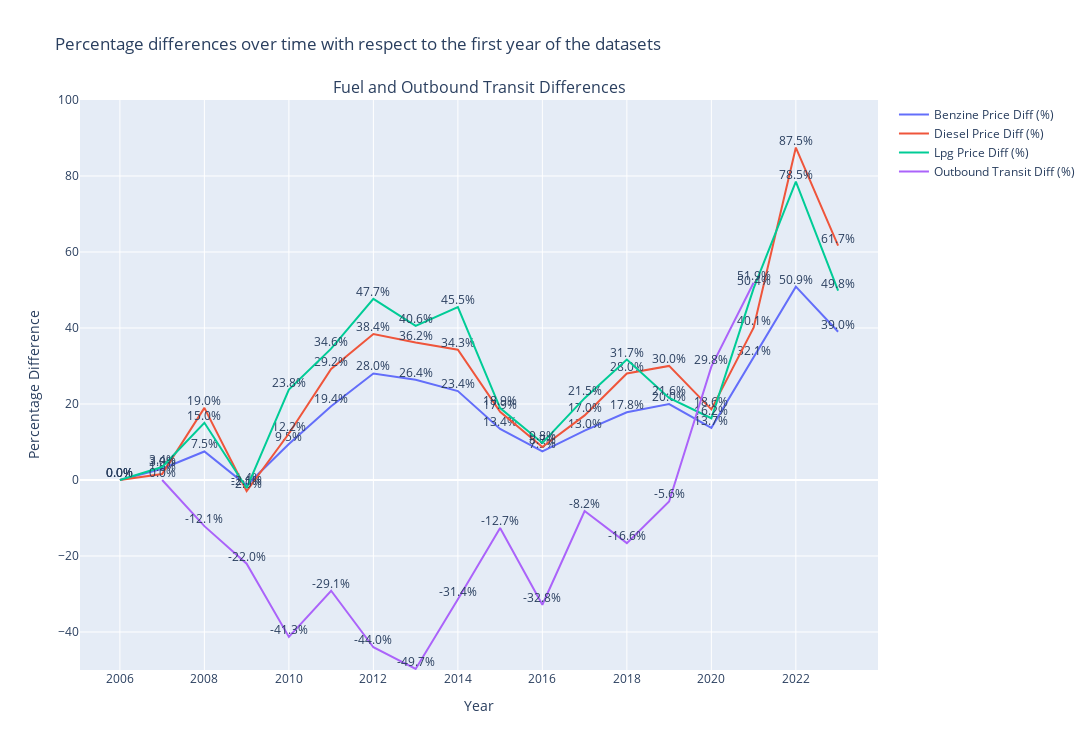

Notebook cell for this chart:
### Code cell
### QUESTION 2b
import plotly.express as px
import plotly.graph_objects as go
from plotly.subplots import make_subplots

## First dataset
#Percentage (%) differences between fuel prices with respect to the first year in the dataset (2006)
fuel_data['Benzine Price Diff (%)'] = ((fuel_data['Benzine'] - fuel_data['Benzine'].iloc[0]) / fuel_data['Benzine'].iloc[0]) * 100
fuel_data['Diesel Price Diff (%)'] = ((fuel_data['Diesel'] - fuel_data['Diesel'].iloc[0]) / fuel_data['Diesel'].iloc[0]) * 100
fuel_data['Lpg Price Diff (%)'] = ((fuel_data['Lpg'] - fuel_data['Lpg'].iloc[0]) / fuel_data['Lpg'].iloc[0]) * 100

## Second dataset
#filtering the data so only the value "Uitgaande doorvoer; totaal" is given
transport_data_filtered = transport_data[(transport_data['Goederenstromen'] == 'Uitgaande doorvoer; totaal')]

#Percentage (%) differences between "Uitgaande doorvoer; totaal" with respect to the first year in the dataset (2007)
transport_data_filtered['Outbound Transit Diff (%)'] = ((transport_data_filtered['1000 kg'] - transport_data_filtered['1000 kg'].iloc[0]) / transport_data_filtered['1000 kg'].iloc[0]) * 100

## Creating the plot
# Subplot for shared x-axis 
Figure = make_subplots(rows = 1, cols = 1, shared_xaxes = True,
                    subplot_titles = ['Fuel and Outbound Transit Differences'])

# Add annotations for first dataset, with three different columns
for i in ['Benzine Price Diff (%)', 'Diesel Price Diff (%)', 'Lpg Price Diff (%)']:
    Figure.add_trace(go.Scatter(x = fuel_data['Perioden'], 
                                y = fuel_data[i], 
                                mode = 'lines+text', 
                                name = i,
                                text = fuel_data[i].round(1).astype(str) + '%',
                                textposition = "top center"))

# Add annontations for second dataset
Figure.add_trace(go.Scatter(x = transport_data_filtered['Perioden'], 
                            y = transport_data_filtered['Outbound Transit Diff (%)'], 
                            mode = 'lines+text', 
                            name = 'Outbound Transit Diff (%)',
                            text = transport_data_filtered['Outbound Transit Diff (%)'].round(1).astype(str) + '%',
                            textposition = "top center"))

# Update the layout of the figure + add title + set height and width for the figure
Figure.update_layout(title_text = 'Percentage differences over time with respect to the first year of the datasets',
                        xaxis_title = 'Year',
                        yaxis_title = 'Percentage Difference',
                        yaxis_range = [-50, 100],
                        height = 750,
                        width = 1500)

Figure.show()

### Figure 1 — Plotly figure (JSON) as saved in the notebook; plotly's stock layout.template omitted (floating-point values rounded to 4 significant figures)
{"data": [{"mode": "lines+text", "name": "Benzine Price Diff (%)", "text": ["0.0%", "3.0%", "7.5%", "-1.4%", "9.5%", "19.4%", "28.0%", "26.4%", "23.4%", "13.4%", "7.5%", "13.0%", "17.8%", "20.0%", "13.7%", "32.1%", "50.9%", "39.0%"], "textposition": "top center", "type": "scatter", "x": [2006, 2007, 2008, 2009, 2010, 2011, 2012, 2013, 2014, 2015, 2016, 2017, 2018, 2019, 2020, 2021, 2022, 2023], "y": [0, 2.978, 7.511, -1.401, 9.462, 19.41, 28.04, 26.39, 23.4, 13.44, 7.549, 13.0, 17.82, 19.97, 13.72, 32.15, 50.88, 39.02]}, {"mode": "lines+text", "name": "Diesel Price Diff (%)", "text": ["0.0%", "1.6%", "19.0%", "-2.9%", "12.2%", "29.2%", "38.4%", "36.2%", "34.3%", "17.9%", "8.7%", "17.0%", "28.0%", "30.0%", "18.6%", "40.1%", "87.5%", "61.7%"], "textposition": "top center", "type": "scatter", "x": [2006, 2007, 2008, 2009, 2010, 2011, 2012, 2013, 2014, 2015, 2016, 2017, 2018, 2019, 2020, 2021, 2022, 2023], "y": [0, 1.583, 18.99, -2.903, 12.23, 29.22, 38.41, 36.18, 34.3, 17.92, 8.699, 17.0, 28.02, 30.03, 18.58, 40.07, 87.49, 61.68]}, {"mode": "lines+text", "name": "Lpg Price Diff (%)", "text": ["0.0%", "3.4%", "15.0%", "-2.1%", "23.8%", "34.6%", "47.7%", "40.6%", "45.5%", "18.9%", "9.8%", "21.5%", "31.7%", "21.6%", "16.2%", "50.4%", "78.5%", "49.8%"], "textposition": "top center", "type": "scatter", "x": [2006, 2007, 2008, 2009, 2010, 2011, 2012, 2013, 2014, 2015, 2016, 2017, 2018, 2019, 2020, 2021, 2022, 2023], "y": [0, 3.418, 15.05, -2.113, 23.78, 34.56, 47.67, 40.58, 45.52, 18.92, 9.764, 21.54, 31.69, 21.61, 16.25, 50.42, 78.54, 49.84]}, {"mode": "lines+text", "name": "Outbound Transit Diff (%)", "text": ["0.0%", "-12.1%", "-22.0%", "-41.3%", "-29.1%", "-44.0%", "-49.7%", "-31.4%", "-12.7%", "-32.8%", "-8.2%", "-16.6%", "-5.6%", "29.8%", "51.9%"], "textposition": "top center", "type": "scatter", "x": [2007, 2008, 2009, 2010, 2011, 2012, 2013, 2014, 2015, 2016, 2017, 2018, 2019, 2020, 2021], "y": [0, -12.14, -22.03, -41.29, -29.15, -44.01, -49.71, -31.37, -12.66, -32.82, -8.17, -16.62, -5.649, 29.84, 51.9]}], "layout": {"annotations": [{"font": {"size": 16}, "showarrow": false, "text": "Fuel and Outbound Transit Differences", "x": 0.5, "xanchor": "center", "xref": "paper", "y": 1, "yanchor": "bottom", "yref": "paper"}], "height": 750, "title": {"text": "Percentage differences over time with respect to the first year of the datasets"}, "width": 1500, "xaxis": {"anchor": "y", "domain": [0, 1], "title": {"text": "Year"}}, "yaxis": {"anchor": "x", "domain": [0, 1], "range": [-50, 100], "title": {"text": "Percentage Difference"}}}}
